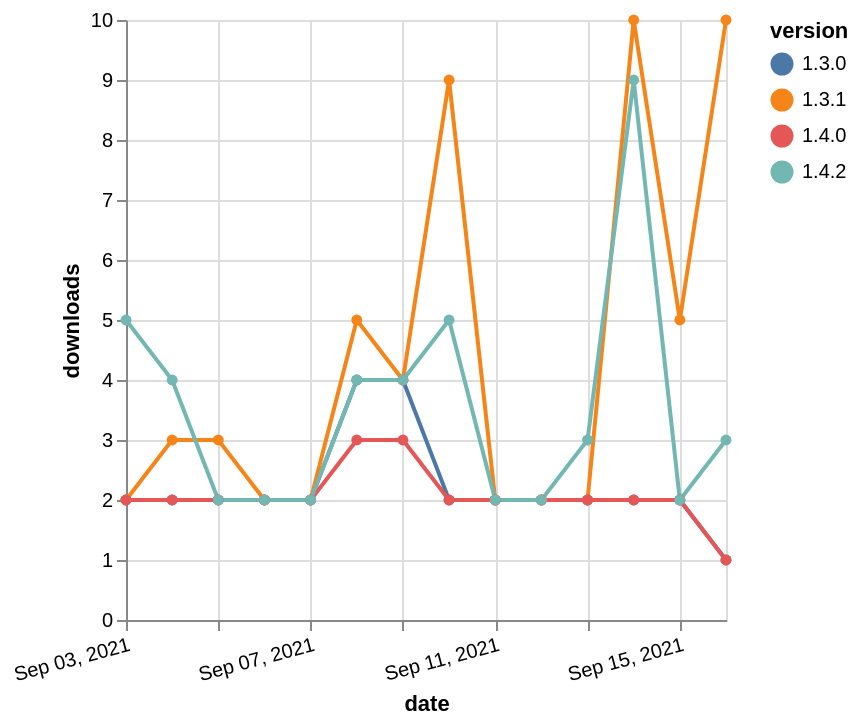

The specification (Vega-Lite) saved for this image:
### Vega-Lite specification from a JSON file in a GitHub repository (floating-point values rounded to 4 significant figures)
{"$schema": "https://vega.github.io/schema/vega-lite/v5.json", "description": "A simple bar chart with embedded data.", "data": {"values": [{"date": "2021-09-03", "total": 3383, "delta": 2, "version": "1.3.0"}, {"date": "2021-09-04", "total": 3385, "delta": 2, "version": "1.3.0"}, {"date": "2021-09-05", "total": 3387, "delta": 2, "version": "1.3.0"}, {"date": "2021-09-06", "total": 3389, "delta": 2, "version": "1.3.0"}, {"date": "2021-09-07", "total": 3391, "delta": 2, "version": "1.3.0"}, {"date": "2021-09-08", "total": 3395, "delta": 4, "version": "1.3.0"}, {"date": "2021-09-09", "total": 3399, "delta": 4, "version": "1.3.0"}, {"date": "2021-09-10", "total": 3401, "delta": 2, "version": "1.3.0"}, {"date": "2021-09-11", "total": 3403, "delta": 2, "version": "1.3.0"}, {"date": "2021-09-12", "total": 3405, "delta": 2, "version": "1.3.0"}, {"date": "2021-09-13", "total": 3407, "delta": 2, "version": "1.3.0"}, {"date": "2021-09-14", "total": 3409, "delta": 2, "version": "1.3.0"}, {"date": "2021-09-15", "total": 3411, "delta": 2, "version": "1.3.0"}, {"date": "2021-09-16", "total": 3412, "delta": 1, "version": "1.3.0"}, {"date": "2021-09-03", "total": 3757, "delta": 2, "version": "1.3.1"}, {"date": "2021-09-04", "total": 3760, "delta": 3, "version": "1.3.1"}, {"date": "2021-09-05", "total": 3763, "delta": 3, "version": "1.3.1"}, {"date": "2021-09-06", "total": 3765, "delta": 2, "version": "1.3.1"}, {"date": "2021-09-07", "total": 3767, "delta": 2, "version": "1.3.1"}, {"date": "2021-09-08", "total": 3772, "delta": 5, "version": "1.3.1"}, {"date": "2021-09-09", "total": 3776, "delta": 4, "version": "1.3.1"}, {"date": "2021-09-10", "total": 3785, "delta": 9, "version": "1.3.1"}, {"date": "2021-09-11", "total": 3787, "delta": 2, "version": "1.3.1"}, {"date": "2021-09-12", "total": 3789, "delta": 2, "version": "1.3.1"}, {"date": "2021-09-13", "total": 3791, "delta": 2, "version": "1.3.1"}, {"date": "2021-09-14", "total": 3801, "delta": 10, "version": "1.3.1"}, {"date": "2021-09-15", "total": 3806, "delta": 5, "version": "1.3.1"}, {"date": "2021-09-16", "total": 3816, "delta": 10, "version": "1.3.1"}, {"date": "2021-09-03", "total": 1013, "delta": 2, "version": "1.4.0"}, {"date": "2021-09-04", "total": 1015, "delta": 2, "version": "1.4.0"}, {"date": "2021-09-05", "total": 1017, "delta": 2, "version": "1.4.0"}, {"date": "2021-09-06", "total": 1019, "delta": 2, "version": "1.4.0"}, {"date": "2021-09-07", "total": 1021, "delta": 2, "version": "1.4.0"}, {"date": "2021-09-08", "total": 1024, "delta": 3, "version": "1.4.0"}, {"date": "2021-09-09", "total": 1027, "delta": 3, "version": "1.4.0"}, {"date": "2021-09-10", "total": 1029, "delta": 2, "version": "1.4.0"}, {"date": "2021-09-11", "total": 1031, "delta": 2, "version": "1.4.0"}, {"date": "2021-09-12", "total": 1033, "delta": 2, "version": "1.4.0"}, {"date": "2021-09-13", "total": 1035, "delta": 2, "version": "1.4.0"}, {"date": "2021-09-14", "total": 1037, "delta": 2, "version": "1.4.0"}, {"date": "2021-09-15", "total": 1039, "delta": 2, "version": "1.4.0"}, {"date": "2021-09-16", "total": 1040, "delta": 1, "version": "1.4.0"}, {"date": "2021-09-03", "total": 871, "delta": 5, "version": "1.4.2"}, {"date": "2021-09-04", "total": 875, "delta": 4, "version": "1.4.2"}, {"date": "2021-09-05", "total": 877, "delta": 2, "version": "1.4.2"}, {"date": "2021-09-06", "total": 879, "delta": 2, "version": "1.4.2"}, {"date": "2021-09-07", "total": 881, "delta": 2, "version": "1.4.2"}, {"date": "2021-09-08", "total": 885, "delta": 4, "version": "1.4.2"}, {"date": "2021-09-09", "total": 889, "delta": 4, "version": "1.4.2"}, {"date": "2021-09-10", "total": 894, "delta": 5, "version": "1.4.2"}, {"date": "2021-09-11", "total": 896, "delta": 2, "version": "1.4.2"}, {"date": "2021-09-12", "total": 898, "delta": 2, "version": "1.4.2"}, {"date": "2021-09-13", "total": 901, "delta": 3, "version": "1.4.2"}, {"date": "2021-09-14", "total": 910, "delta": 9, "version": "1.4.2"}, {"date": "2021-09-15", "total": 912, "delta": 2, "version": "1.4.2"}, {"date": "2021-09-16", "total": 915, "delta": 3, "version": "1.4.2"}]}, "width": "container", "mark": {"type": "line", "point": {"filled": true}}, "encoding": {"x": {"field": "date", "type": "temporal", "timeUnit": "yearmonthdate", "title": "date", "axis": {"labelAngle": -15}}, "y": {"field": "delta", "type": "quantitative", "title": "downloads"}, "color": {"field": "version", "type": "nominal"}, "tooltip": {"field": "delta"}}}
